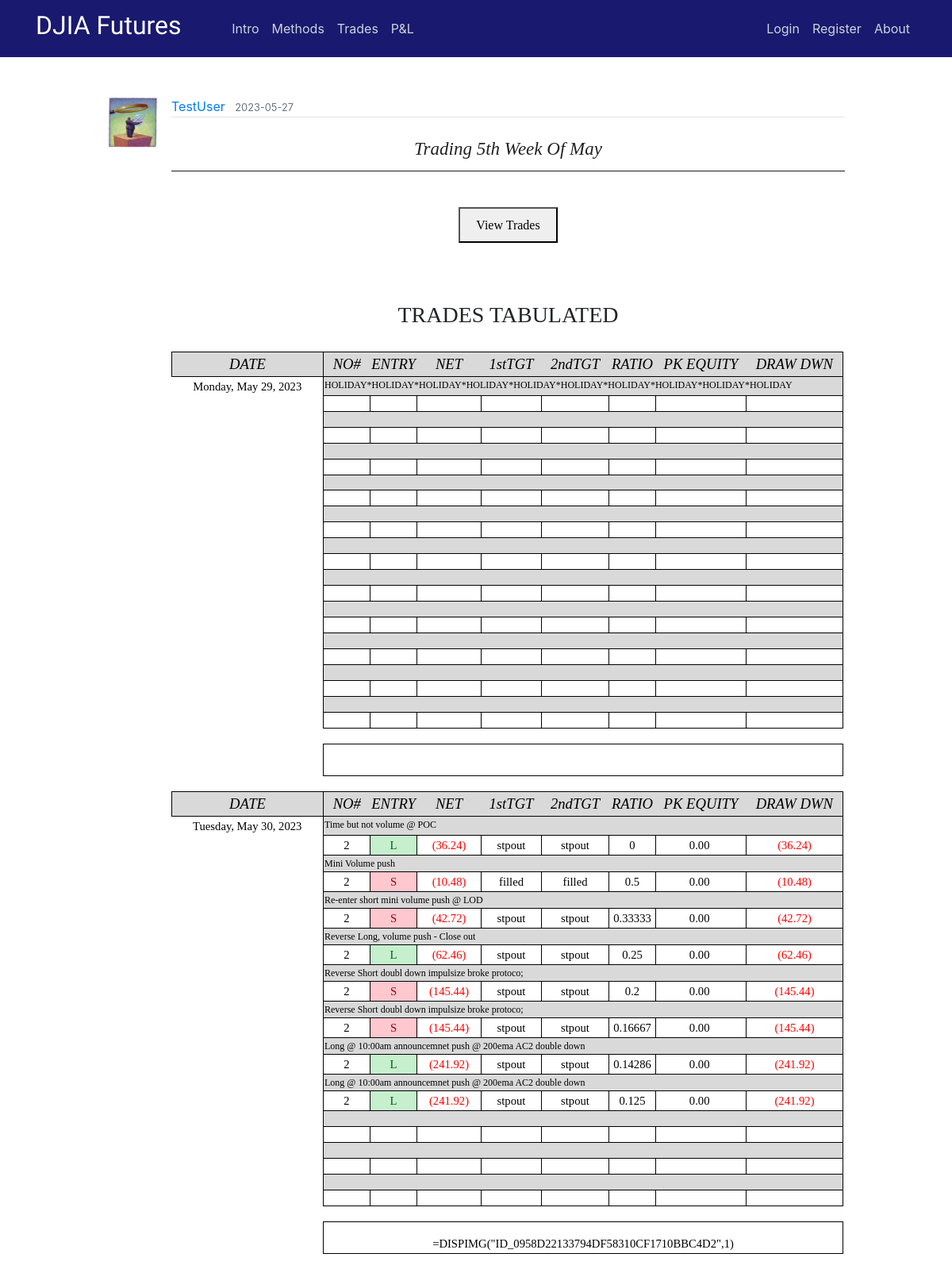
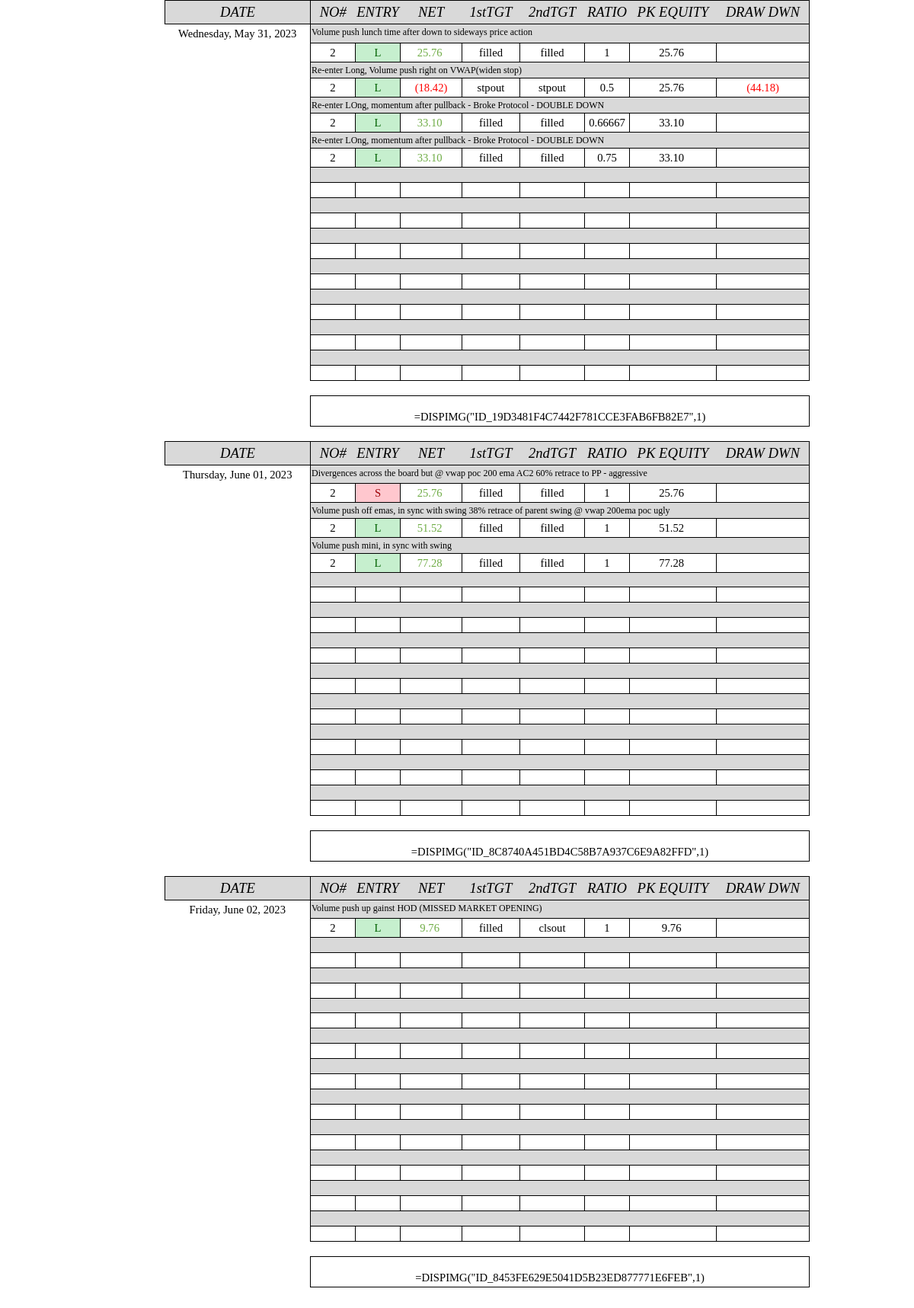
The app's page /post/212 with its own data (2 pictures, top to bottom).
### flaskblog/models.py (models this page shows, shortened)
class User(db.Model, UserMixin):
    id = db.Column(db.Integer, primary_key=True)
    username = db.Column(db.String(20), unique=True, nullable=False)
    email = db.Column(db.String(120), unique=True, nullable=False)
    image_file = db.Column(db.String(20), nullable=False, default='default.jpg')
    password = db.Column(db.String(60), nullable=False)
    posts = db.relationship('Post', backref='author', lazy=True)

class Post(db.Model):
    id = db.Column(db.Integer, primary_key=True)
    title = db.Column(db.String(100), nullable=False)
    date_posted = db.Column(db.DateTime, nullable=False, default=datetime.utcnow)
    content = db.Column(db.Text, nullable=False)
    user_id = db.Column(db.Integer, db.ForeignKey('user.id'), nullable=False)
    teaser_title = db.Column(db.Text, nullable=True)
    teaser_details = db.Column(db.Text, nullable=True)
    teaser_caption = db.Column(db.Text, nullable=True)
    teaser_img = db.Column(db.Text, nullable=True)
    teaser_content = db.Column(db.Text, nullable=True)
    teaser_wkid = db.Column(db.Text, nullable=True)

### flaskblog/posts/routes.py (the view)
@posts.route("/post/<int:post_id>")
def post(post_id):
    post = Post.query.get_or_404(post_id)
    if len(post.teaser_wkid) != 0:
        weekly = post.teaser_wkid
    else:
        weekly = ""
    return render_template('post.html', weekly=weekly, title=post.title, post=post)

### flaskblog/templates/post.html (shortened to what this page needs)
{% extends "layout.html" %}
{% block content %}
  <article class="media content-section" style="border:none;">
    <img class="article-img" src="{{ url_for('static', filename='profile_pics/' + post.author.image_file) }}">
    <div class="media-body">
      <div class="article-metadata">
        <a class="mr-2" href="{{ url_for('users.user_posts', username=post.author.username) }}">{{ post.author.username }}</a>
        <small class="text-muted">{{ post.date_posted.strftime('%Y-%m-%d') }}</small>
      </div>
      <center><br><h3 class="hero-header">{{ post.title }}</h3><hr><br></center>
      {% if weekly |length %}
      <center><button onclick="myDetach()">View Trades</button></center>
      <br>
      <br>
      {% endif %}
      <br><H6>TRADES TABULATED</H6><br>
      {{ post.content|safe }}
  </article>
{% endblock content %}

### flaskblog/static/main.css (style rules this page uses)
body { margin-top: 5rem; }
hr { margin-top: 1rem; margin-bottom: 1rem; border: 0; border-top: 1px solid rgba(0, 0, 0, 0.89); }
.content-section { background: #ffffff; padding: 10px 20px; border: 1px solid #000000; border-radius: 9px; margin-bottom: 20px; }
.article-img { height: 65px; width: 65px; margin-right: 16px; }
.article-metadata { padding-bottom: 1px; margin-bottom: 4px; border-bottom: 1px solid #e3e3e3 }

### flaskblog/static/study.css (style rules this page uses)
h3.hero-header { color: #222; text-transform: capitalize; font-weight: 400; font-style: italic; font-size: 28px; font-family: Baskerville, 'Baskerville Old Face', 'Hoefler Text', Garamond, 'Times New Roman', serif; }
h3 { font-weight: 700; line-height: 1; }
h6 { text-align: center; font-weight: 400; font-size: 24px; font-family: Baskerville, 'Baskerville Old Face', 'Hoefler Text', Garamond, 'Times New Roman', serif; line-height: 1; }
button { margin-top: 5px; margin-bottom: 5px; padding: 8px 20px 7px; font-family: Cambria, Georgia, serif; line-height: 1.6; }
@media screen and (min-width: 25rem) { h3.hero-header { font-size: 23px; } }
@media screen and (min-width: 36rem) { h6 { font-size: 26px; } }
@media screen and (min-width: 48rem) { h6 { font-size: 28px; } }

### flaskblog/static/modal.css (style rules this page uses)
img { margin-bottom: -4px; }

### records on screen
User: image_file (picture), author.username "TestUser"
Post: date_posted "2023-05-27", title "Trading 5th Week Of May", content "DATE NO# ENTRY NET 1stTGT 2ndTGT RATIO PK EQUITY DRAW DWN Monday, May 29, 2023 HOLIDAY*HOLIDAY*HOLIDAY*HOLIDAY*HOLIDAY*HOLIDAY*HOLIDAY*HOLIDAY*HOLIDAY*HOLIDAY DATE NO# ENTRY NET 1stTGT 2ndTGT RATIO PK EQUITY DRAW DWN Tuesday, May 30, 2023 Time but not volume @ POC 2 L (36.24) stpout stpout 0 0.00 (36.24) Mini Volume push 2 S (10.48) filled filled 0.5 0.00 (10.48) Re-enter short mini volume push @ LOD 2 S (42.72) stpout stpout 0.33333 0.00 (42.72) Reverse Long, volume push - Close out 2 L (62.46) stpout stpout 0.25 0.00 (62.46) Reverse Short doubl down impulsize broke protoco; 2 S (145.44) stpout stpout 0.2 0.00 (145.44) Reverse Short doubl down impulsize broke protoco; 2 S (145.44) stpout…"
